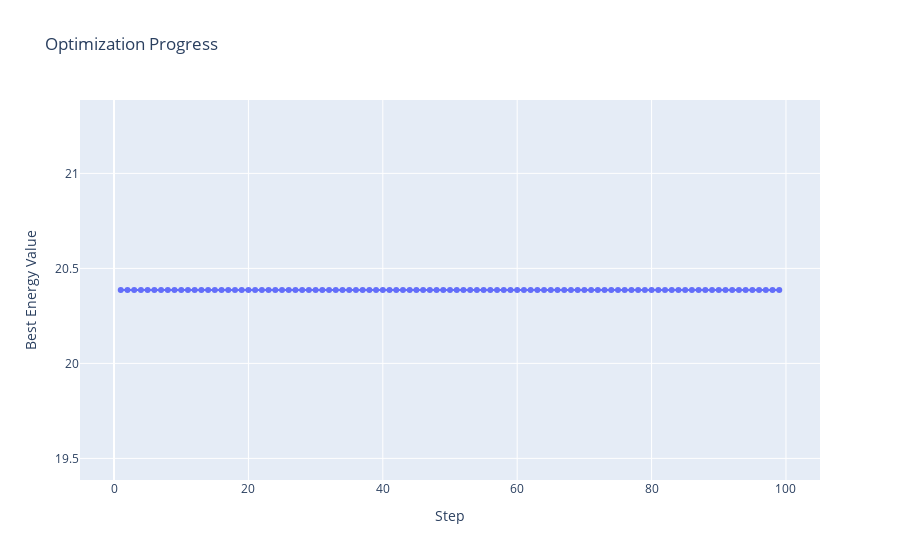

Notebook source saved alongside this figure:
### Code cell
ces.draw_energy_plot()

### Figure 1 — Plotly figure (JSON) as saved in the notebook; plotly's stock layout.template omitted (floating-point values rounded to 4 significant figures)
{"data": [{"hovertemplate": "Step=%{x}<br>Best Energy Value=%{y}<extra></extra>", "legendgroup": "", "line": {"color": "#636efa", "dash": "solid", "shape": "linear"}, "marker": {"symbol": "circle"}, "mode": "lines+markers", "name": "", "orientation": "v", "showlegend": false, "type": "scatter", "x": [1, 2, 3, 4, 5, 6, 7, 8, 9, 10, 11, 12, 13, 14, 15, 16, 17, 18, 19, 20, 21, 22, 23, 24, 25, 26, 27, 28, 29, 30, 31, 32, 33, 34, 35, 36, 37, 38, 39, 40, 41, 42, 43, 44, 45, 46, 47, 48, 49, 50, 51, 52, 53, 54, 55, 56, 57, 58, 59, 60, 61, 62, 63, 64, 65, 66, 67, 68, 69, 70, 71, 72, 73, 74, 75, 76, 77, 78, 79, 80, 81, 82, 83, 84, 85, 86, 87, 88, 89, 90, 91, 92, 93, 94, 95, 96, 97, 98, 99], "xaxis": "x", "y": [20.39, 20.39, 20.39, 20.39, 20.39, 20.39, 20.39, 20.39, 20.39, 20.39, 20.39, 20.39, 20.39, 20.39, 20.39, 20.39, 20.39, 20.39, 20.39, 20.39, 20.39, 20.39, 20.39, 20.39, 20.39, 20.39, 20.39, 20.39, 20.39, 20.39, 20.39, 20.39, 20.39, 20.39, 20.39, 20.39, 20.39, 20.39, 20.39, 20.39, 20.39, 20.39, 20.39, 20.39, 20.39, 20.39, 20.39, 20.39, 20.39, 20.39, 20.39, 20.39, 20.39, 20.39, 20.39, 20.39, 20.39, 20.39, 20.39, 20.39, 20.39, 20.39, 20.39, 20.39, 20.39, 20.39, 20.39, 20.39, 20.39, 20.39, 20.39, 20.39, 20.39, 20.39, 20.39, 20.39, 20.39, 20.39, 20.39, 20.39, 20.39, 20.39, 20.39, 20.39, 20.39, 20.39, 20.39, 20.39, 20.39, 20.39, 20.39, 20.39, 20.39, 20.39, 20.39, 20.39, 20.39, 20.39, 20.39], "yaxis": "y"}], "layout": {"legend": {"tracegroupgap": 0}, "title": {"text": "Optimization Progress"}, "xaxis": {"anchor": "y", "domain": [0, 1], "title": {"text": "Step"}}, "yaxis": {"anchor": "x", "domain": [0, 1], "title": {"text": "Best Energy Value"}}}}
